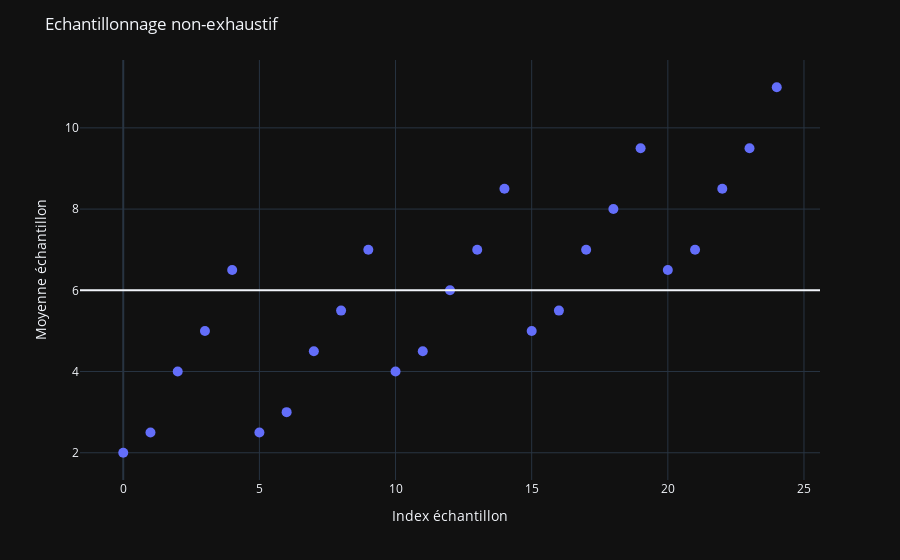

This figure's notebook cell:
### Code cell
#
# Autre représentation en plotly pour pouvoir visualiser le contenu explicite de chaque échantillon (étiquette)
#
echantillon_df['index'] = echantillon_df.index
echantillon_df['etiquette'] = echantillon_df.apply(lambda x: '{}-{}'.format(x['first_value'],x['second_value']), axis=1)

fig = px.scatter(echantillon_df, x="index", y="moyenne", hover_name='etiquette')
fig.update_traces(marker_size=10)

fig.add_hline(y=np.mean(echantillon_df['moyenne']))

fig.update_yaxes(title='Moyenne échantillon')
fig.update_xaxes(title='Index échantillon')
fig.update_layout(title='Echantillonnage non-exhaustif')

fig.show()

### Figure 1 — Plotly figure (JSON) as saved in the notebook; plotly's stock layout.template omitted (floating-point values rounded to 4 significant figures)
{"data": [{"hovertemplate": "<b>%{hovertext}</b><br><br>index=%{x}<br>moyenne=%{y}<extra></extra>", "hovertext": ["2.0-2.0", "2.0-3.0", "2.0-6.0", "2.0-8.0", "2.0-11.0", "3.0-2.0", "3.0-3.0", "3.0-6.0", "3.0-8.0", "3.0-11.0", "6.0-2.0", "6.0-3.0", "6.0-6.0", "6.0-8.0", "6.0-11.0", "8.0-2.0", "8.0-3.0", "8.0-6.0", "8.0-8.0", "8.0-11.0", "11.0-2.0", "11.0-3.0", "11.0-6.0", "11.0-8.0", "11.0-11.0"], "legendgroup": "", "marker": {"color": "#636efa", "symbol": "circle", "size": 10}, "mode": "markers", "name": "", "orientation": "v", "showlegend": false, "x": [0, 1, 2, 3, 4, 5, 6, 7, 8, 9, 10, 11, 12, 13, 14, 15, 16, 17, 18, 19, 20, 21, 22, 23, 24], "xaxis": "x", "y": [2.0, 2.5, 4.0, 5.0, 6.5, 2.5, 3.0, 4.5, 5.5, 7.0, 4.0, 4.5, 6.0, 7.0, 8.5, 5.0, 5.5, 7.0, 8.0, 9.5, 6.5, 7.0, 8.5, 9.5, 11.0], "yaxis": "y", "type": "scatter"}], "layout": {"xaxis": {"anchor": "y", "domain": [0.0, 1.0], "title": {"text": "Index échantillon"}}, "yaxis": {"anchor": "x", "domain": [0.0, 1.0], "title": {"text": "Moyenne échantillon"}}, "legend": {"tracegroupgap": 0}, "margin": {"t": 60}, "shapes": [{"type": "line", "x0": 0, "x1": 1, "xref": "x domain", "y0": 6.0, "y1": 6.0, "yref": "y"}], "title": {"text": "Echantillonnage non-exhaustif"}}}
